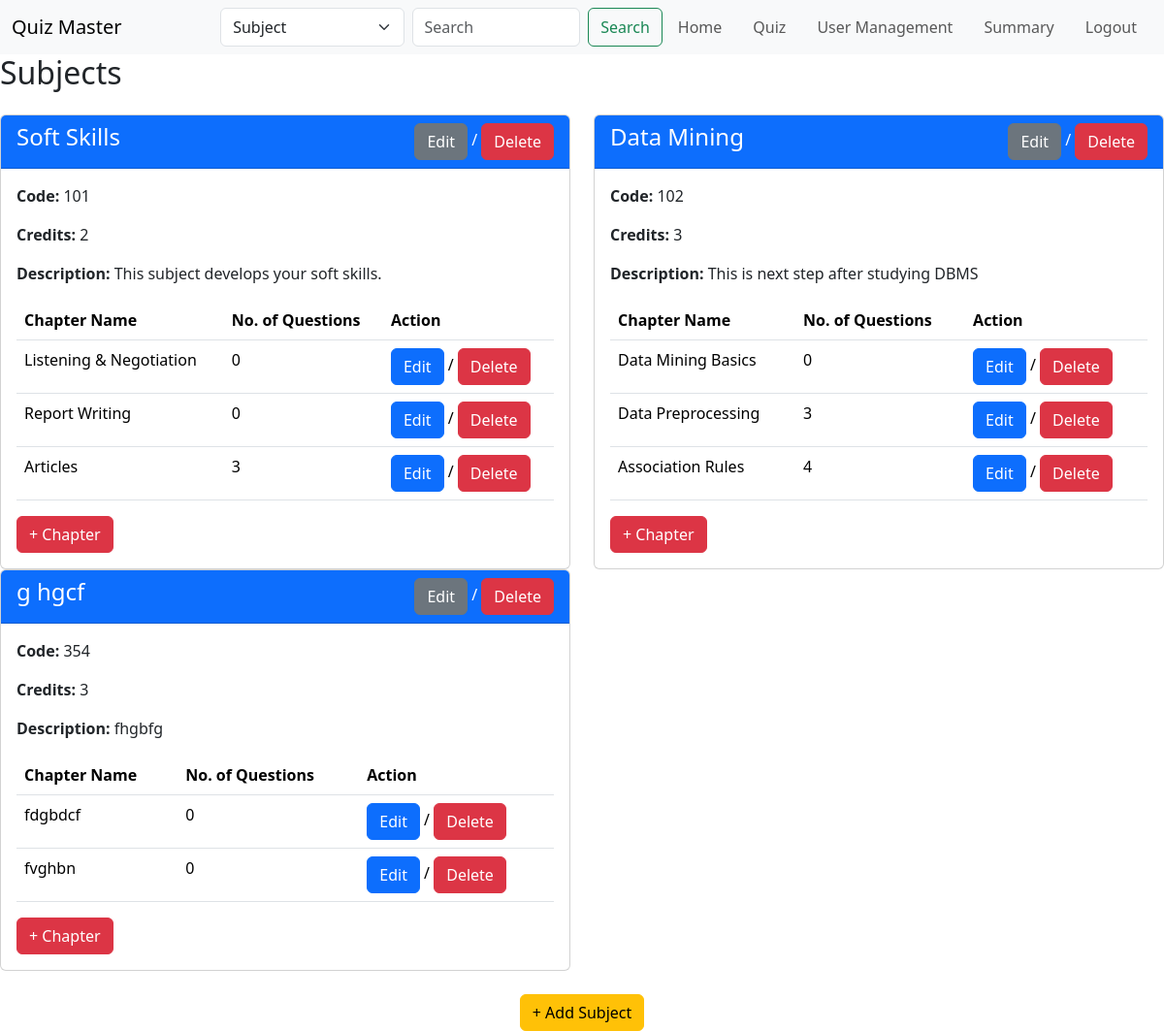
/admin_home (signed in), run on an earlier commit of the app's database.
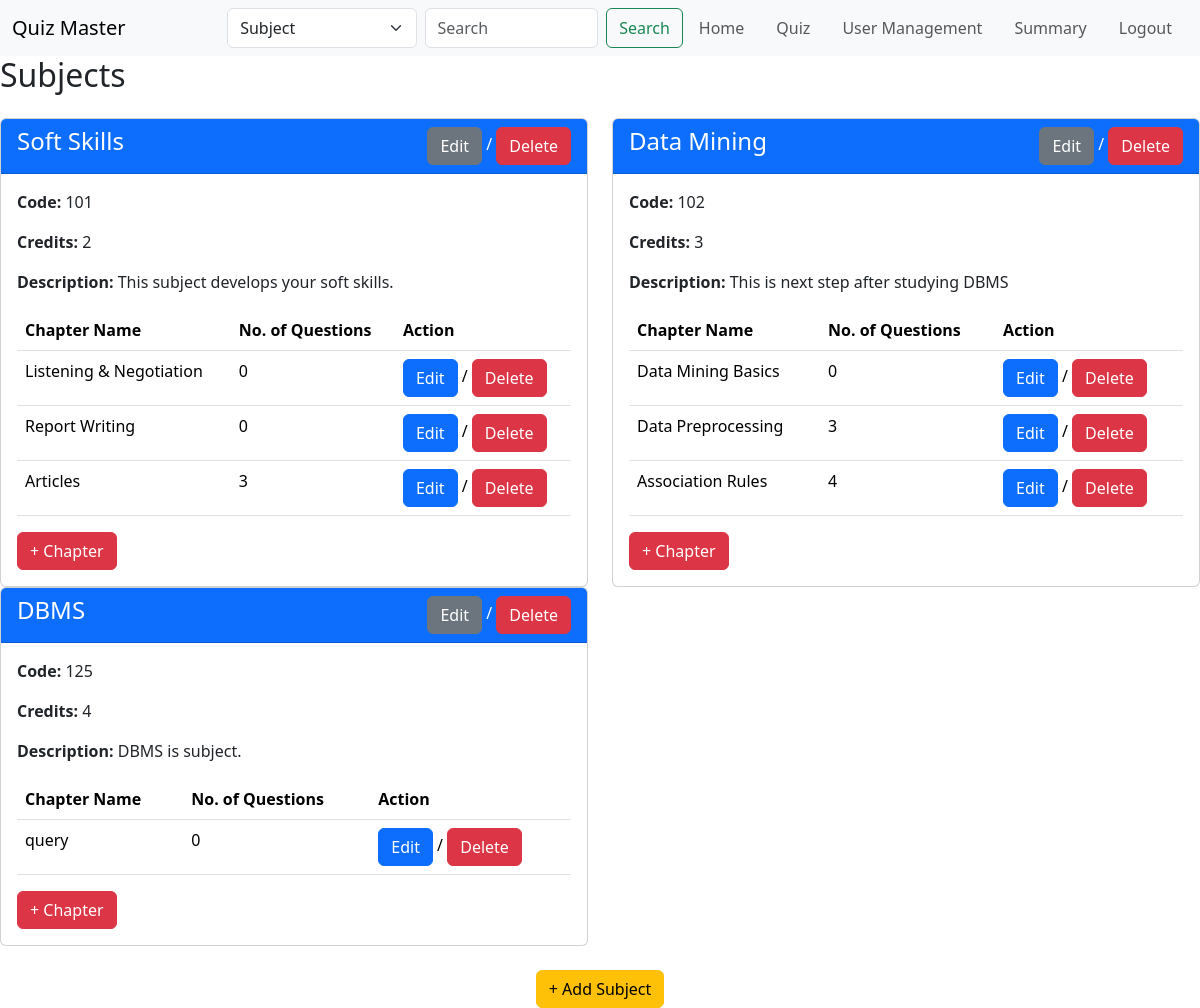
And on a later commit of the database.
### models.py (models this page shows)
class Subject(db.Model):
    __tablename__ = 'subject'
    id = db.Column(db.Integer, primary_key=True, autoincrement=True)
    subject_name = db.Column(db.String(32), unique=True, nullable=False)
    subject_code = db.Column(db.String(32), unique=True, nullable=False)
    subject_description = db.Column(db.String(512), nullable=True)
    subject_credit = db.Column(db.String(80), nullable=False)

class Chapter(db.Model):
    __tablename__ = 'chapter'
    id = db.Column(db.Integer, primary_key=True, autoincrement=True)
    chapter_name = db.Column(db.String(32), unique=True, nullable=False)
    chapter_description = db.Column(db.String(512), nullable=True)
    subject_id = db.Column(db.Integer, db.ForeignKey('subject.id'))
    subject = db.relationship('Subject', backref=db.backref('chapters', lazy=True))

### routes.py (the view)
@app.route('/admin_home')
@auth_required
@admin_required
def admin_home():
    subjects = Subject.query.all()
    return render_template('admin_home.html', user=User.query.get(session['user_id']), subjects=subjects)

### routes.py (called while the page is built)
def auth_required(func):
    @wraps(func)
    def inner(*args, **kwargs):
        if 'user_id' not in session:
            flash('Please login to continue')
            return redirect(url_for('login'))
        return func(*args, **kwargs)
    return inner

def admin_required(f):
    @wraps(f)
    def decorated_function(*args, **kwargs):
        if session.get('is_admin') == False:
            flash("Access Denied: Admins Only", "danger")
            return redirect(url_for('index'))  # Redirect to home if not admin
        return f(*args, **kwargs)
    return decorated_function

### templates/admin_home.html
{% extends "layout.html" %}
{% block content %}
    <h2>Subjects</h2>
    {% if subjects %}
        <div class="row mt-4">
            {% for subject in subjects %}
                <div class="col-md-6">
                    <div class="card">
                        <div class="card-header text-white bg-primary d-flex justify-content-between">
                            <span> <h4>{{ subject.subject_name }}</h4></span>
                            <span>
                                <a href="{{ url_for('edit_subject', subject_id=subject.id) }}" class="btn btn-secondary">Edit</a> /
                                <a href="{{ url_for('delete_subject', subject_id=subject.id) }}" class="btn btn-danger"
                                    onclick="return confirm('Are you sure you want to delete this subject?');">
                                    Delete
                                </a>
                            </span>
                        </div>
                        <div class="card-body">
                            <p><strong>Code:</strong> {{ subject.subject_code }}</p>
                            <p><strong>Credits:</strong> {{ subject.subject_credit }}</p>
                            <p><strong>Description:</strong> {{ subject.subject_description }}</p>
                            <table class="table">
                                <thead>
                                    <tr>
                                        <th>Chapter Name</th>
                                        <th>No. of Questions</th>
                                        <th>Action</th>
                                    </tr>
                                </thead>
                                <tbody>
                                    {% for chapter in subject.chapters %}
                                    <tr>
                                        <td>{{ chapter.chapter_name }}</td>
                                        <td>
                                            {% if chapter.quiz %}
                                                {{ chapter.quiz[0].questions | length }}
                                            {% else %}
                                                0
                                            {% endif %}
                                        </td>
                                        <td><a href="{{ url_for('edit_chapter', chapter_id=chapter.id) }}" class="btn btn-primary">Edit</a> /
                                            <a href="{{ url_for('delete_chapter', chapter_id=chapter.id) }}" class="btn btn-danger"
                                                onclick="return confirm('Are you sure you want to delete this chapter?');">
                                                Delete
                                            </a>
                                        </td>
                                    </tr>
                                    {% endfor %}
                                </tbody>
                            </table>
                            <a href="{{ url_for('new_chapter', subject_id=subject.id) }}" class="btn btn-danger">+ Chapter</a>
                        </div>
                    </div>
                </div>
            {% endfor %}
                    <div class="mt-4 text-center">
                        <a class="btn btn-warning" href="{{ url_for('new_subject') }}">+ Add Subject</a>
                    </div>
        </div>
    {% else %}
        <p>No subjects found.</p>
    {% endif %}
{% endblock %}

What changed in the data, as far as the page shows it:
removed Subject: subject_name "g hgcf", subject_code "354", subject_credit "3", subject_description "fhgbfg"
removed Chapter: chapter_name "fdgbdcf", shows "0", shown under Subject "g hgcf"
removed Chapter: chapter_name "fvghbn", shows "0", shown under Subject "g hgcf"
added Subject: subject_name "DBMS", subject_code "125", subject_credit "4", subject_description "DBMS is subject."
added Chapter: chapter_name "query", shows "0", shown under Subject "DBMS"
